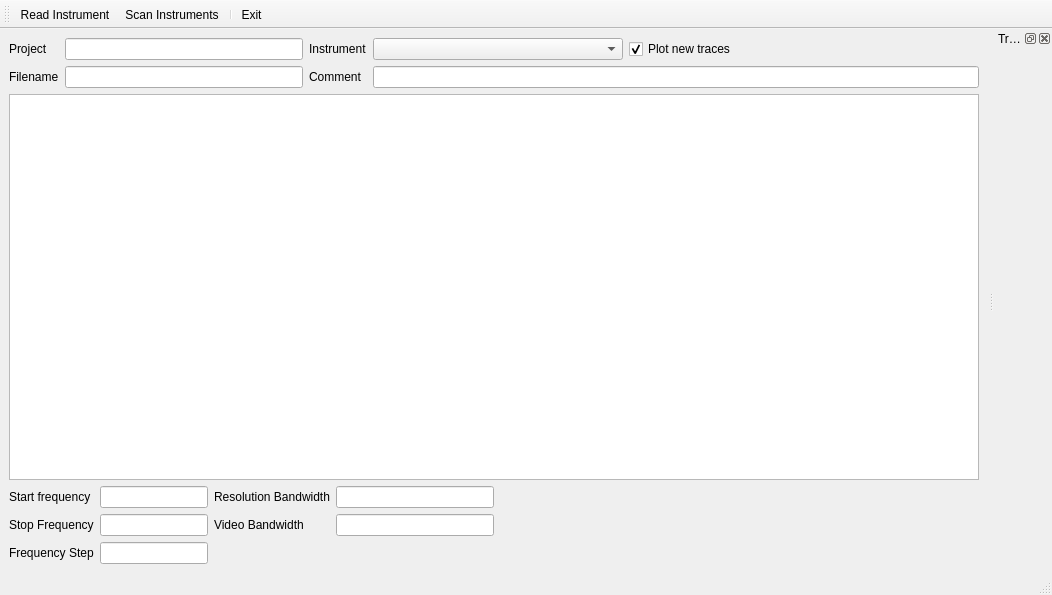
<?xml version="1.0" encoding="UTF-8"?>
<ui version="4.0">
 <class>MainWindow</class>
 <widget class="QMainWindow" name="MainWindow">
  <property name="geometry">
   <rect>
    <x>0</x>
    <y>0</y>
    <width>1052</width>
    <height>595</height>
   </rect>
  </property>
  <property name="windowTitle">
   <string>Read Spectrum Analyzer</string>
  </property>
  <widget class="QWidget" name="centralwidget">
   <layout class="QVBoxLayout" name="verticalLayout">
    <item>
     <layout class="QGridLayout" name="gridLayout">
      <item row="0" column="3">
       <widget class="QComboBox" name="comboBoxInstruments">
        <property name="minimumSize">
         <size>
          <width>250</width>
          <height>0</height>
         </size>
        </property>
       </widget>
      </item>
      <item row="0" column="2">
       <widget class="QLabel" name="label_7">
        <property name="text">
         <string>Instrument</string>
        </property>
       </widget>
      </item>
      <item row="1" column="2">
       <widget class="QLabel" name="label_3">
        <property name="text">
         <string>Comment</string>
        </property>
       </widget>
      </item>
      <item row="1" column="1">
       <widget class="QLineEdit" name="Filename"/>
      </item>
      <item row="0" column="0">
       <widget class="QLabel" name="label">
        <property name="text">
         <string>Project</string>
        </property>
       </widget>
      </item>
      <item row="0" column="1">
       <widget class="QLineEdit" name="Project"/>
      </item>
      <item row="1" column="0">
       <widget class="QLabel" name="label_2">
        <property name="text">
         <string>Filename</string>
        </property>
       </widget>
      </item>
      <item row="0" column="4">
       <widget class="QCheckBox" name="checkBoxPlotNew">
        <property name="text">
         <string>Plot new traces</string>
        </property>
        <property name="checked">
         <bool>true</bool>
        </property>
       </widget>
      </item>
      <item row="0" column="5">
       <spacer name="horizontalSpacer_2">
        <property name="orientation">
         <enum>Qt::Horizontal</enum>
        </property>
        <property name="sizeHint" stdset="0">
         <size>
          <width>40</width>
          <height>20</height>
         </size>
        </property>
       </spacer>
      </item>
      <item row="1" column="3" colspan="3">
       <widget class="QLineEdit" name="Comment">
        <property name="enabled">
         <bool>true</bool>
        </property>
        <property name="readOnly">
         <bool>false</bool>
        </property>
       </widget>
      </item>
     </layout>
    </item>
    <item>
     <widget class="PlotWidget" name="graphicsView"/>
    </item>
    <item>
     <layout class="QHBoxLayout" name="horizontalLayout">
      <item>
       <layout class="QGridLayout" name="gridLayout_2">
        <item row="1" column="2">
         <widget class="QLabel" name="label_10">
          <property name="text">
           <string>Video Bandwidth</string>
          </property>
         </widget>
        </item>
        <item row="0" column="0">
         <widget class="QLabel" name="label_5">
          <property name="text">
           <string>Start frequency</string>
          </property>
         </widget>
        </item>
        <item row="0" column="1">
         <widget class="QLineEdit" name="StartFrequency">
          <property name="sizePolicy">
           <sizepolicy hsizetype="Fixed" vsizetype="Fixed">
            <horstretch>0</horstretch>
            <verstretch>0</verstretch>
           </sizepolicy>
          </property>
         </widget>
        </item>
        <item row="1" column="0">
         <widget class="QLabel" name="label_6">
          <property name="text">
           <string>Stop Frequency</string>
          </property>
         </widget>
        </item>
        <item row="1" column="1">
         <widget class="QLineEdit" name="StopFrequency">
          <property name="sizePolicy">
           <sizepolicy hsizetype="Fixed" vsizetype="Fixed">
            <horstretch>0</horstretch>
            <verstretch>0</verstretch>
           </sizepolicy>
          </property>
         </widget>
        </item>
        <item row="2" column="0">
         <widget class="QLabel" name="label_8">
          <property name="text">
           <string>Frequency Step</string>
          </property>
         </widget>
        </item>
        <item row="2" column="1">
         <widget class="QLineEdit" name="FrequencyStep">
          <property name="sizePolicy">
           <sizepolicy hsizetype="Fixed" vsizetype="Fixed">
            <horstretch>0</horstretch>
            <verstretch>0</verstretch>
           </sizepolicy>
          </property>
         </widget>
        </item>
        <item row="0" column="2">
         <widget class="QLabel" name="label_9">
          <property name="text">
           <string>Resolution Bandwidth</string>
          </property>
         </widget>
        </item>
        <item row="0" column="3">
         <widget class="QLineEdit" name="ResolutionBandwidth"/>
        </item>
        <item row="1" column="3">
         <widget class="QLineEdit" name="VideoBandwidth"/>
        </item>
       </layout>
      </item>
      <item>
       <spacer name="horizontalSpacer">
        <property name="orientation">
         <enum>Qt::Horizontal</enum>
        </property>
        <property name="sizeHint" stdset="0">
         <size>
          <width>40</width>
          <height>20</height>
         </size>
        </property>
       </spacer>
      </item>
     </layout>
    </item>
   </layout>
  </widget>
  <widget class="QStatusBar" name="statusbar"/>
  <widget class="QToolBar" name="toolBar">
   <property name="windowTitle">
    <string>toolBar</string>
   </property>
   <property name="toolButtonStyle">
    <enum>Qt::ToolButtonTextBesideIcon</enum>
   </property>
   <attribute name="toolBarArea">
    <enum>TopToolBarArea</enum>
   </attribute>
   <attribute name="toolBarBreak">
    <bool>false</bool>
   </attribute>
   <addaction name="actionRead_Instrument"/>
   <addaction name="actionScan_Instruments"/>
   <addaction name="separator"/>
   <addaction name="actionExit"/>
  </widget>
  <widget class="QDockWidget" name="dockWidget">
   <property name="styleSheet">
    <string notr="true"/>
   </property>
   <property name="allowedAreas">
    <set>Qt::LeftDockWidgetArea|Qt::RightDockWidgetArea</set>
   </property>
   <property name="windowTitle">
    <string>Traces</string>
   </property>
   <attribute name="dockWidgetArea">
    <number>2</number>
   </attribute>
   <widget class="QWidget" name="dockWidgetContents">
    <layout class="QGridLayout" name="gridLayout_3"/>
   </widget>
  </widget>
  <action name="actionRead_Instrument">
   <property name="text">
    <string>Read Instrument</string>
   </property>
  </action>
  <action name="actionExit">
   <property name="icon">
    <iconset>
     <normaloff>:/kde/exit.png</normaloff>:/kde/exit.png</iconset>
   </property>
   <property name="text">
    <string>Exit</string>
   </property>
  </action>
  <action name="actionScan_Instruments">
   <property name="text">
    <string>Scan Instruments</string>
   </property>
   <property name="toolTip">
    <string>Scan Instruments</string>
   </property>
  </action>
 </widget>
 <customwidgets>
  <customwidget>
   <class>PlotWidget</class>
   <extends>QGraphicsView</extends>
   <header>pyqtgraph</header>
  </customwidget>
 </customwidgets>
 <resources>
  <include location="ReadSpectrum.qrc"/>
 </resources>
 <connections>
  <connection>
   <sender>actionExit</sender>
   <signal>triggered()</signal>
   <receiver>MainWindow</receiver>
   <slot>close()</slot>
   <hints>
    <hint type="sourcelabel">
     <x>-1</x>
     <y>-1</y>
    </hint>
    <hint type="destinationlabel">
     <x>375</x>
     <y>297</y>
    </hint>
   </hints>
  </connection>
 </connections>
 <slots>
  <slot>InstrumentSelect(int)</slot>
 </slots>
</ui>
